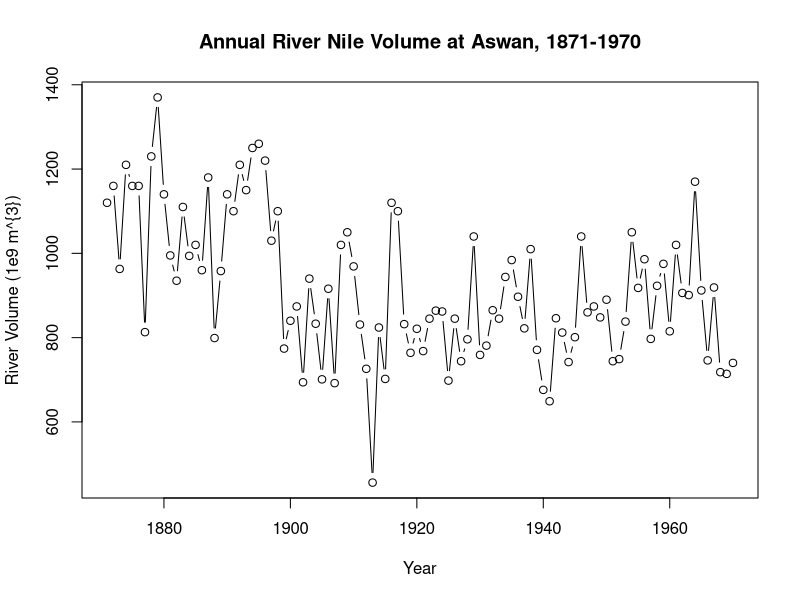
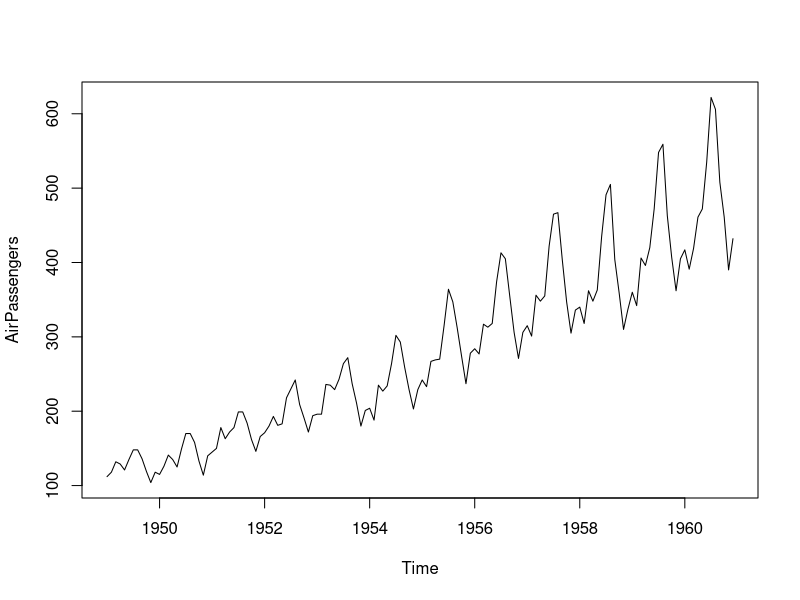
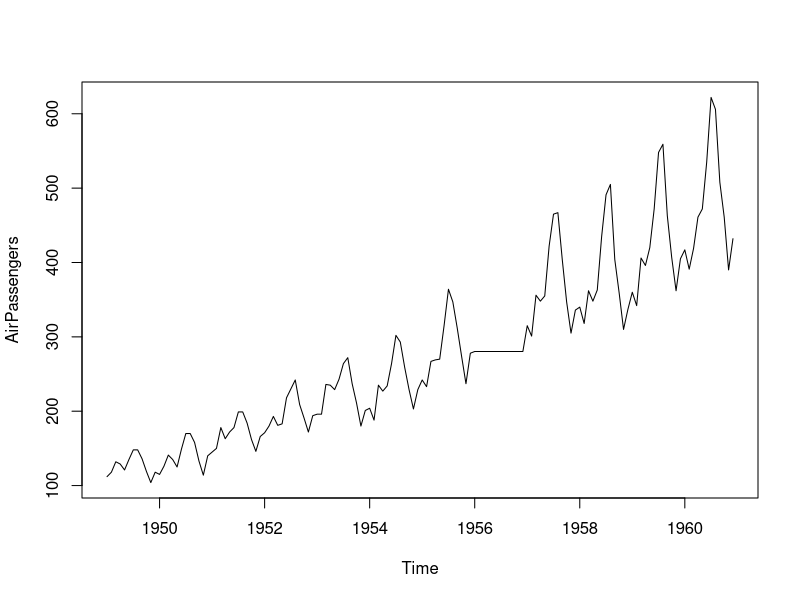
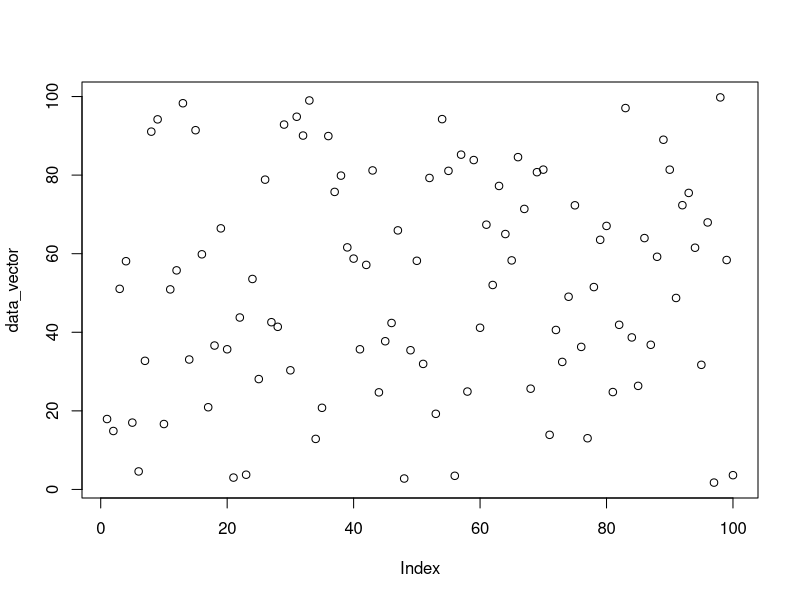
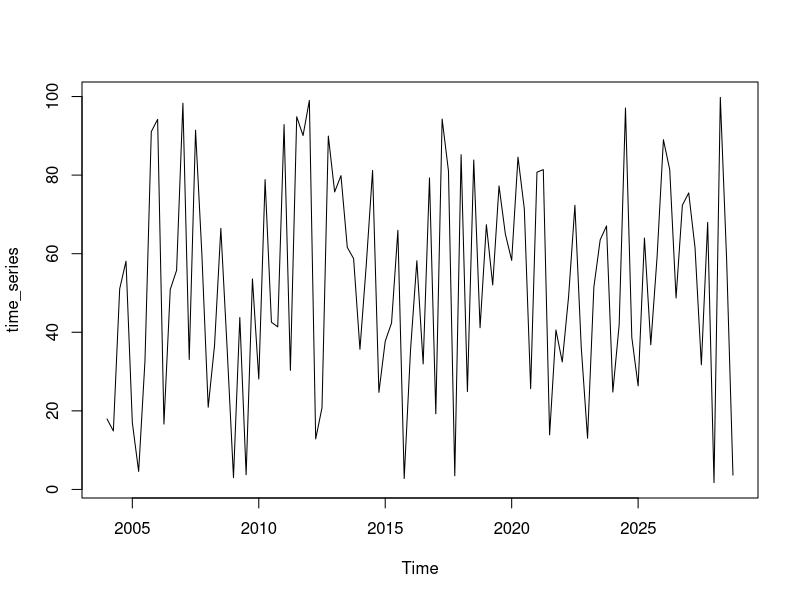
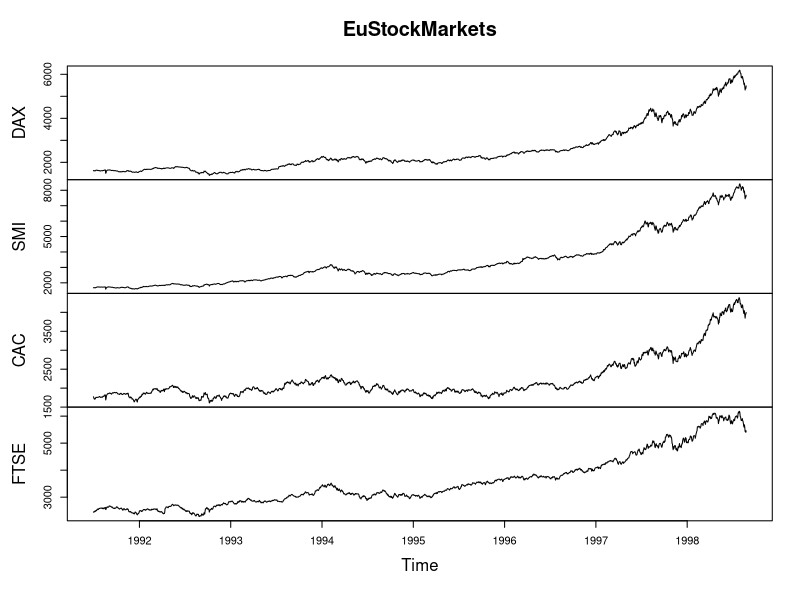
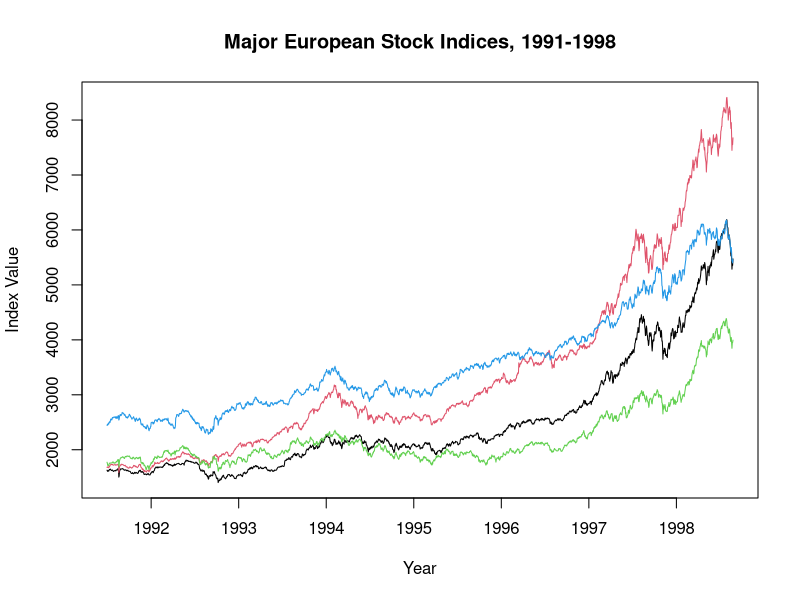

R code for these plots, in order:
# Time Series: a sequence of data in chronological order
# Time Series data is dated or time stamped in R
#
# A plot() function can be used to create a basic time series plot
# time is indexed in the horizontal axis
# observations are shown from left to right


#################################
### Exploring raw time series ###
#################################
# The most common first step when conducting time series analysis is to 
# display your time series dataset in a visually intuitive format.
#
# The most useful way to view raw time series data in R is to use the print() command, 
# which displays the Start, End, and Frequency of your data along with the observations.
#
# Another useful command for viewing time series data in R is the length() function, 
# which tells you the total number of observations in your data.

# Some datasets are very long, and previewing a subset of data is more suitable than displaying
# the entire series. The head() and tail() functions focus on the first and last few elements of a 
# given dataset respectively.

# In this lesson, we will examine a dataset called Nile.
# This time series dataset includes some metadata information. when calling print(Nile), note
# that Start = 1871 indicates that 1871 is the year of the first annual observation, and End = 1970
# indicates 1970 is the year of the last annual observation.

print(Nile)
length(Nile)
head(Nile, n=10)
tail(Nile, n=12)

# Another very useful way to explore any data is to generate a plot

plot(Nile, xlab = "Year", ylab = "River Volume (1e9 m^{3})", 
     main = "Annual River Nile Volume at Aswan, 1871-1970", type = "b")

# Sampling frequency: exact
# Time series data is exactly evenly spaced
# hourly temp measurement
#
# Sampling frequency: approximate
# Time series data is approximately evenly spaced
# temp measurement recorded every time you check your email
#
# Sampling frequency: missing values
# Time series data is evenly spaced, but with missing values
# temp measurement recorded while you are awake

# Basic Assumptions:
#   consecutive observations are equally spaced
#   a discrete-time index is applied

# In addition to viewing your data and plotting over time, there are several additional 
# operations that can be performed on time series datasets
#
# The start() and end() functions return the time index of the first and last observations
# The deltat() function returns the fixed time interval between observations and the 
# frequency() function returns the number of observations per unit time
# The time() function calculates a vector of time indices, with one element for each time index on which the series was observed

start(AirPassengers)
end(AirPassengers)
time(AirPassengers)
deltat(AirPassengers)
frequency(AirPassengers)
cycle(AirPassengers)

# Sometimes it is useful to know the missing values locations, since we may want to impute 
# or estimate the missing values
#
# Use mean(___, na.rm = TRUE) to calculate the mean with all missing values removed
# Sometimes, it is common to replace missing values with the mean of the observed values

plot(AirPassengers)
mean(AirPassengers, na.rm = T)
AirPassengers[85:96] <- mean(AirPassengers, na.rm = T)
plot(AirPassengers)

# Basic Time Seires Objects
# Start with a vector of data
# Apply the ts() function to create a time series object
# they represent data that is approximately evenly spaced over the past
# We can use is.ts() to check whether an object is a time series object

data_vector <- runif(100, min=0, max=101)
plot(data_vector)
time_series <- ts(data_vector, start = 2004, frequency = 4)
plot(time_series)
is.ts(data_vector)
is.ts(time_series)

is.ts(EuStockMarkets)
start(EuStockMarkets)
end(EuStockMarkets)
frequency(EuStockMarkets)
plot(EuStockMarkets)
ts.plot(EuStockMarkets, col = 1:4, xlab = "Year", ylab = "Index Value", 
        main = "Major European Stock Indices, 1991-1998")
